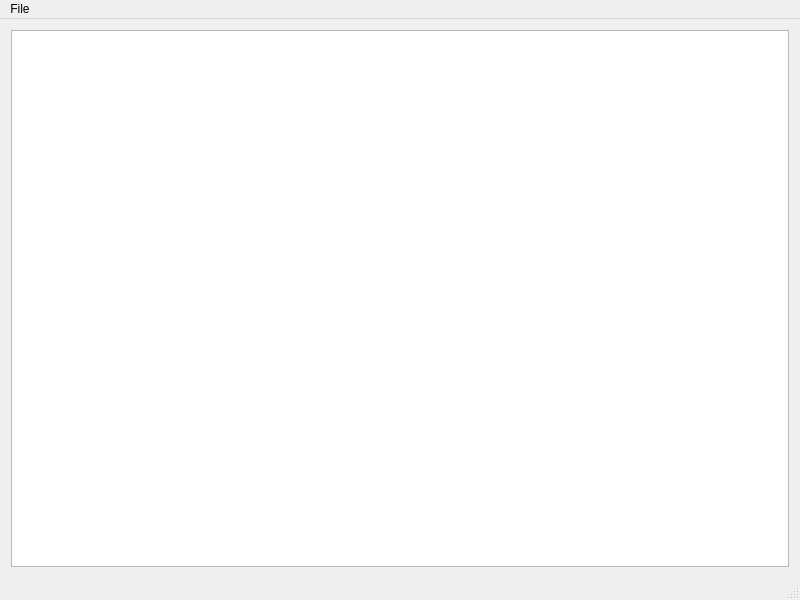
<?xml version="1.0" encoding="UTF-8"?>
<ui version="4.0">
 <class>MainWindow</class>
 <widget class="QMainWindow" name="MainWindow">
  <property name="geometry">
   <rect>
    <x>0</x>
    <y>0</y>
    <width>800</width>
    <height>600</height>
   </rect>
  </property>
  <property name="windowTitle">
   <string>CardioAnalyser</string>
  </property>
  <widget class="QWidget" name="centralwidget">
   <layout class="QVBoxLayout" name="verticalLayout">
    <item>
     <layout class="QVBoxLayout" name="verticalLayout_2">
      <item>
       <layout class="QHBoxLayout" name="pathLayout"/>
      </item>
      <item>
       <layout class="QHBoxLayout" name="userInfoLayout"/>
      </item>
     </layout>
    </item>
    <item>
     <widget class="QTableWidget" name="tableWidget"/>
    </item>
   </layout>
  </widget>
  <widget class="QMenuBar" name="menuBar">
   <property name="geometry">
    <rect>
     <x>0</x>
     <y>0</y>
     <width>800</width>
     <height>26</height>
    </rect>
   </property>
   <widget class="QMenu" name="menuFile">
    <property name="title">
     <string>File</string>
    </property>
    <addaction name="actionOpen_data_base"/>
    <addaction name="actionChoose_data_directory"/>
    <addaction name="separator"/>
    <addaction name="actionExit"/>
   </widget>
   <addaction name="menuFile"/>
  </widget>
  <widget class="QStatusBar" name="statusBar"/>
  <action name="actionOpen_data_base">
   <property name="text">
    <string>Create/Open data base</string>
   </property>
  </action>
  <action name="actionChoose_data_directory">
   <property name="text">
    <string>Choose data directory</string>
   </property>
  </action>
  <action name="actionExit">
   <property name="text">
    <string>Exit</string>
   </property>
  </action>
 </widget>
 <layoutdefault spacing="6" margin="11"/>
 <resources/>
 <connections/>
</ui>
